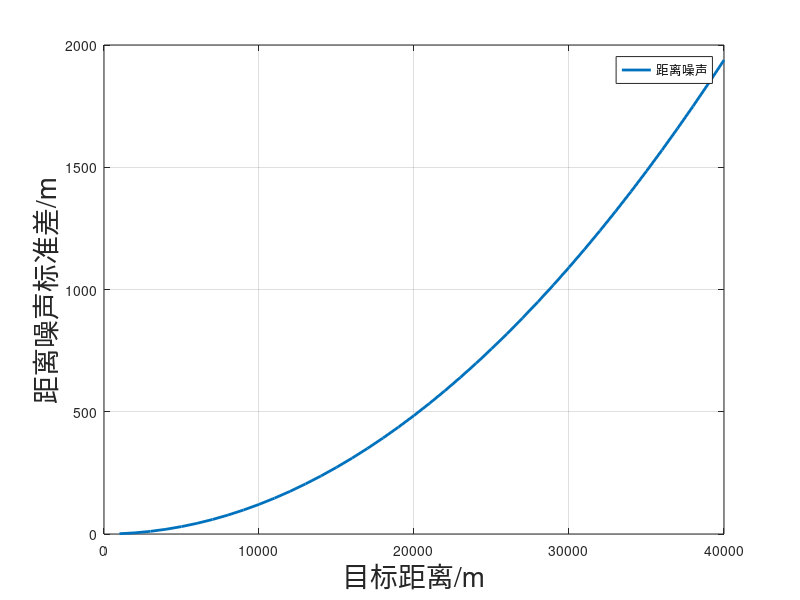

The MATLAB source for this figure:
clear;
w = 1000;
distance = 1000:1000:40000;
P = (w*26000^2*0.03^2*100)./((4*pi)^3.*((distance).^4));
N = 4*10^-15;
SNR = P./N;
rho = (3*10^8*1*10^-3/(2*sqrt(2))).*(1./(SNR.^0.5));
hold on;
box on;
grid on;
plot(distance,rho,'Color','#0072BD','LineWidth',2,'DisplayName','距离噪声'); 
legend();
ylabel('距离噪声标准差/m','FontSize',20); 
xlabel('目标距离/m','FontSize',20);